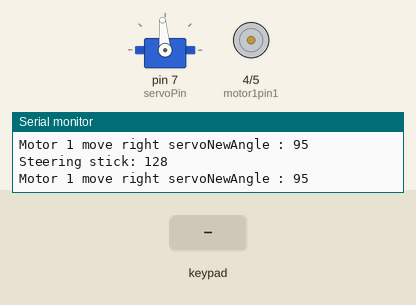
Bench run of a sketch on a simulated Arduino Uno, built with avr-gcc and run on an emulated ATmega328P. On the bench: servo, motor-driver pin pairs drawn as motors (green arrow = first pin HIGH = forward, orange = second pin HIGH = backward, longer = more drive, scaled by the enable pin), the last lines printed to the serial monitor. The inputs (shaded band) are chosen by the test bench.

Above: at 1.2 s.
1.3 s: key 'U' pressed
3.2 s: key 'D' pressed
5.1 s: key 'L' pressed
At 5.31 s:
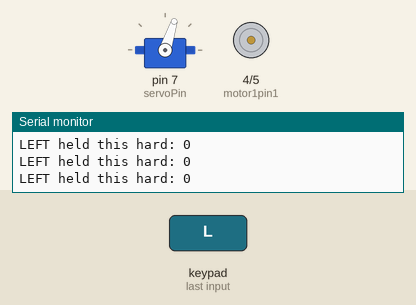
7.0 s: key 'R' pressed
At 7.2 s:
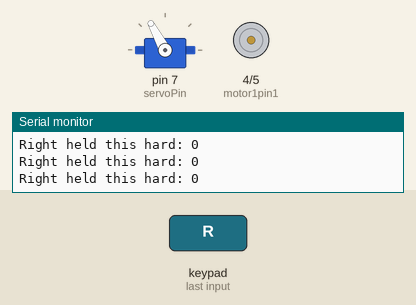
Timing chart, 0 to 9.9 s (numbered marks = the images above; inputs shaded):
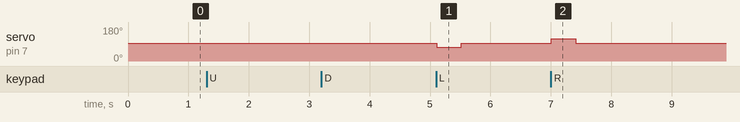

Measured:
- after the input at 5.1 s, servo on pin 7 (servoPin): 95° → 72° at once, → 95° 0.41 s later
- after the input at 7.0 s, servo on pin 7 (servoPin): 95° → 118° at once, → 95° 0.41 s later

The sketch:

ps2_rc.ino
```cpp
#include <PS2X_lib.h>
#include <Servo.h>

PS2X ps2x;
Servo servoSteering;

float servoCenterDegree = 95;
float servoAngle = 23;

int error = 0;
byte type = 0;
byte vibrate = 0;

int motor1pin1 = 4;
int motor1pin2 = 5;
int motor1PWM = 6;
int servoPin = 7;

float defaultThrotleYAxis = 128;
float defaultSteeringXAxis = 127;

void setup() {
  Serial.begin(57600);
  error = ps2x.config_gamepad(13, 11, 10, 12, true, true); //GamePad(clock, command, attention, data, Pressures?, Rumble?)
  if (error == 0) {
    Serial.println("Found Controller, configured successful");
  }
  else if (error == 1)
    Serial.println("No controller found, check wiring, see readme.txt to enable debug. visit www.billporter.info for troubleshooting tips");
  else if (error == 2)
    Serial.println("Controller found but not accepting commands. see readme.txt to enable debug. Visit www.billporter.info for troubleshooting tips");
  else if (error == 3)
    Serial.println("Controller refusing to enter Pressures mode, may not support it. ");
  servoSteering.attach(servoPin);

  pinMode(motor1pin1, OUTPUT);
  pinMode(motor1pin2, OUTPUT);
  pinMode(motor1PWM, OUTPUT);
  servoSteering.write(servoCenterDegree);
}

void loop() {
  if (error == 1)
    return;

  ps2x.read_gamepad(false, vibrate);
  int currentThrotleYAxis = ps2x.Analog(PSS_LY);
  int currentSteeringXAxis = ps2x.Analog(PSS_RX);

//  Serial.print("currentThrotleYAxis : ");
//  Serial.println(currentThrotleYAxis);
//  Serial.print("currentSteeringXAxis : ");
//  Serial.println(currentSteeringXAxis);

  if (ps2x.Button(PSB_PAD_UP)) {
    Serial.print("Up held this hard: ");
    Serial.println(ps2x.Analog(PSAB_PAD_UP), DEC);
    digitalWrite(motor1pin1, HIGH);
    digitalWrite(motor1pin2, LOW);
  }
  else if (ps2x.Button(PSB_PAD_DOWN)) {
    Serial.print("DOWN held this hard: ");
    Serial.println(ps2x.Analog(PSAB_PAD_DOWN), DEC);
    digitalWrite(motor1pin1, LOW);
    digitalWrite(motor1pin2, HIGH);
  }
  else if (defaultThrotleYAxis != currentThrotleYAxis) {
    Serial.print("Steering stick: ");
    float currentThrotleYAxisFloat = (float) currentThrotleYAxis;
    int motor1Speed = 0;
    if (currentThrotleYAxisFloat > 127) {
      Serial.println("\nMotor 1 move backward");
         digitalWrite(motor1pin1, LOW);
      digitalWrite(motor1pin2, HIGH);
      motor1Speed = ((currentThrotleYAxisFloat - 127) * 2)-1;

    }
    else {
      Serial.println("\nMotor 1 move forward");
      motor1Speed = (127 - currentThrotleYAxisFloat ) * 2;

      digitalWrite(motor1pin1, HIGH);
      digitalWrite(motor1pin2, LOW);
    }
    Serial.print(" motor1Speed : ");
    Serial.println(motor1Speed);
    analogWrite(motor1PWM, motor1Speed);
  }
  else {
    digitalWrite(motor1pin1, LOW);
    digitalWrite(motor1pin2, LOW);
  }

  if (ps2x.Button(PSB_PAD_RIGHT)) {
    Serial.print("Right held this hard: ");
    Serial.println(ps2x.Analog(PSAB_PAD_RIGHT), DEC);
    servoSteering.write(servoCenterDegree + servoAngle);
  }
  else if (ps2x.Button(PSB_PAD_LEFT)) {
    Serial.print("LEFT held this hard: ");
    Serial.println(ps2x.Analog(PSAB_PAD_LEFT), DEC);
    servoSteering.write(servoCenterDegree - servoAngle);
  }
  else if (defaultSteeringXAxis != currentSteeringXAxis) {
    Serial.print("Steering stick: ");
    Serial.println(currentSteeringXAxis);

    float currentSteeringXAxisFloat = (float) currentSteeringXAxis;
    int servoNewAngle = servoCenterDegree;
    if (currentSteeringXAxisFloat > 127) {
      Serial.print("\nMotor 1 move right");
      servoNewAngle = ((currentSteeringXAxisFloat - 127) / 127) * servoAngle;
      servoNewAngle = servoCenterDegree + servoNewAngle;
    }
    else {
      Serial.print("\nMotor 1 move left");
      servoNewAngle = ((127 - currentSteeringXAxisFloat ) / 127) * servoAngle;
      Serial.println(servoNewAngle);
      servoNewAngle = servoCenterDegree - servoNewAngle;
    }
    Serial.print(" servoNewAngle : ");
    Serial.println(servoNewAngle);
    servoSteering.write(servoNewAngle);
  }
  else {
//    Serial.print(" servoCenterDegree : ");
//    Serial.println(servoCenterDegree);
    servoSteering.write(servoCenterDegree);
  }
  delay(50);
}
```
